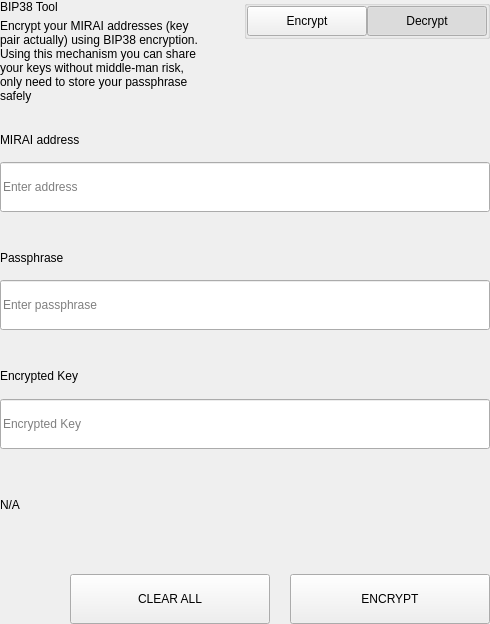
<?xml version="1.0" encoding="UTF-8"?>
<ui version="4.0">
 <class>SettingsBitToolWidget</class>
 <widget class="QWidget" name="SettingsBitToolWidget">
  <property name="geometry">
   <rect>
    <x>0</x>
    <y>0</y>
    <width>490</width>
    <height>624</height>
   </rect>
  </property>
  <property name="windowTitle">
   <string>Form</string>
  </property>
  <layout class="QVBoxLayout" name="verticalLayout">
   <property name="spacing">
    <number>0</number>
   </property>
   <property name="leftMargin">
    <number>0</number>
   </property>
   <property name="topMargin">
    <number>0</number>
   </property>
   <property name="rightMargin">
    <number>0</number>
   </property>
   <property name="bottomMargin">
    <number>0</number>
   </property>
   <item>
    <widget class="QWidget" name="left" native="true">
     <layout class="QVBoxLayout" name="verticalLayout_3">
      <property name="leftMargin">
       <number>0</number>
      </property>
      <property name="topMargin">
       <number>0</number>
      </property>
      <property name="rightMargin">
       <number>0</number>
      </property>
      <property name="bottomMargin">
       <number>0</number>
      </property>
      <item>
       <layout class="QVBoxLayout" name="verticalLayout_2">
        <property name="spacing">
         <number>0</number>
        </property>
        <item>
         <layout class="QHBoxLayout" name="horizontalLayout_3" stretch="3,1">
          <property name="spacing">
           <number>40</number>
          </property>
          <item>
           <layout class="QVBoxLayout" name="verticalLayoutTitle">
            <property name="spacing">
             <number>5</number>
            </property>
            <item>
             <widget class="QLabel" name="labelTitle">
              <property name="text">
               <string>BIP38 Tool</string>
              </property>
             </widget>
            </item>
            <item>
             <widget class="QLabel" name="labelSubtitle1">
              <property name="text">
               <string>Encrypt your MIRAI addresses (key pair actually) using BIP38 encryption.
Using this mechanism you can share your keys without middle-man risk, only need to store your passphrase safely</string>
              </property>
              <property name="wordWrap">
               <bool>true</bool>
              </property>
             </widget>
            </item>
           </layout>
          </item>
          <item alignment="Qt::AlignTop">
           <widget class="QGroupBox" name="groupBox">
            <property name="title">
             <string/>
            </property>
            <property name="alignment">
             <set>Qt::AlignLeading|Qt::AlignLeft|Qt::AlignTop</set>
            </property>
            <layout class="QHBoxLayout" name="horizontalLayout_4">
             <property name="spacing">
              <number>0</number>
             </property>
             <property name="leftMargin">
              <number>0</number>
             </property>
             <property name="topMargin">
              <number>0</number>
             </property>
             <property name="rightMargin">
              <number>0</number>
             </property>
             <property name="bottomMargin">
              <number>0</number>
             </property>
             <item>
              <spacer name="horizontalSpacer">
               <property name="orientation">
                <enum>Qt::Horizontal</enum>
               </property>
               <property name="sizeHint" stdset="0">
                <size>
                 <width>40</width>
                 <height>20</height>
                </size>
               </property>
              </spacer>
             </item>
             <item>
              <widget class="QPushButton" name="pushLeft">
               <property name="minimumSize">
                <size>
                 <width>120</width>
                 <height>30</height>
                </size>
               </property>
               <property name="maximumSize">
                <size>
                 <width>120</width>
                 <height>30</height>
                </size>
               </property>
               <property name="focusPolicy">
                <enum>Qt::NoFocus</enum>
               </property>
               <property name="text">
                <string>Encrypt</string>
               </property>
               <property name="checkable">
                <bool>true</bool>
               </property>
               <property name="autoExclusive">
                <bool>true</bool>
               </property>
              </widget>
             </item>
             <item>
              <widget class="QPushButton" name="pushRight">
               <property name="minimumSize">
                <size>
                 <width>120</width>
                 <height>30</height>
                </size>
               </property>
               <property name="maximumSize">
                <size>
                 <width>120</width>
                 <height>30</height>
                </size>
               </property>
               <property name="focusPolicy">
                <enum>Qt::NoFocus</enum>
               </property>
               <property name="text">
                <string>Decrypt</string>
               </property>
               <property name="checkable">
                <bool>true</bool>
               </property>
               <property name="checked">
                <bool>true</bool>
               </property>
               <property name="autoExclusive">
                <bool>true</bool>
               </property>
              </widget>
             </item>
            </layout>
           </widget>
          </item>
         </layout>
        </item>
        <item>
         <widget class="QStackedWidget" name="stackedWidget">
          <property name="currentIndex">
           <number>1</number>
          </property>
          <widget class="QWidget" name="pageDecrypt">
           <layout class="QVBoxLayout" name="verticalLayout_5">
            <property name="spacing">
             <number>0</number>
            </property>
            <property name="leftMargin">
             <number>0</number>
            </property>
            <property name="topMargin">
             <number>0</number>
            </property>
            <property name="rightMargin">
             <number>0</number>
            </property>
            <property name="bottomMargin">
             <number>0</number>
            </property>
            <item>
             <widget class="QWidget" name="widget" native="true">
              <property name="minimumSize">
               <size>
                <width>0</width>
                <height>100</height>
               </size>
              </property>
              <layout class="QVBoxLayout" name="verticalLayout_4">
               <property name="spacing">
                <number>0</number>
               </property>
               <property name="leftMargin">
                <number>0</number>
               </property>
               <property name="topMargin">
                <number>0</number>
               </property>
               <property name="rightMargin">
                <number>0</number>
               </property>
               <property name="bottomMargin">
                <number>0</number>
               </property>
               <item>
                <spacer name="verticalSpacer_2">
                 <property name="orientation">
                  <enum>Qt::Vertical</enum>
                 </property>
                 <property name="sizeType">
                  <enum>QSizePolicy::Fixed</enum>
                 </property>
                 <property name="sizeHint" stdset="0">
                  <size>
                   <width>20</width>
                   <height>20</height>
                  </size>
                 </property>
                </spacer>
               </item>
               <item>
                <layout class="QHBoxLayout" name="horizontalLayout_6" stretch="2">
                 <property name="spacing">
                  <number>0</number>
                 </property>
                 <item>
                  <layout class="QVBoxLayout" name="verticalLayout_7">
                   <property name="spacing">
                    <number>9</number>
                   </property>
                   <item>
                    <widget class="QLabel" name="labelSubtitleKey">
                     <property name="minimumSize">
                      <size>
                       <width>0</width>
                       <height>20</height>
                      </size>
                     </property>
                     <property name="maximumSize">
                      <size>
                       <width>16777215</width>
                       <height>20</height>
                      </size>
                     </property>
                     <property name="text">
                      <string>Encrypted key</string>
                     </property>
                    </widget>
                   </item>
                   <item>
                    <widget class="QLineEdit" name="lineEditKey">
                     <property name="minimumSize">
                      <size>
                       <width>0</width>
                       <height>50</height>
                      </size>
                     </property>
                     <property name="maximumSize">
                      <size>
                       <width>16777215</width>
                       <height>50</height>
                      </size>
                     </property>
                     <property name="placeholderText">
                      <string>Enter a encrypted key</string>
                     </property>
                    </widget>
                   </item>
                  </layout>
                 </item>
                </layout>
               </item>
               <item>
                <spacer name="verticalSpacer_3">
                 <property name="orientation">
                  <enum>Qt::Vertical</enum>
                 </property>
                 <property name="sizeType">
                  <enum>QSizePolicy::Fixed</enum>
                 </property>
                 <property name="sizeHint" stdset="0">
                  <size>
                   <width>20</width>
                   <height>20</height>
                  </size>
                 </property>
                </spacer>
               </item>
               <item>
                <layout class="QVBoxLayout" name="verticalLayout_9">
                 <property name="spacing">
                  <number>9</number>
                 </property>
                 <item>
                  <widget class="QLabel" name="labelSubtitlePassphrase">
                   <property name="maximumSize">
                    <size>
                     <width>16777215</width>
                     <height>20</height>
                    </size>
                   </property>
                   <property name="text">
                    <string>Passphrase</string>
                   </property>
                  </widget>
                 </item>
                 <item>
                  <widget class="QLineEdit" name="lineEditPassphrase">
                   <property name="minimumSize">
                    <size>
                     <width>0</width>
                     <height>50</height>
                    </size>
                   </property>
                   <property name="maximumSize">
                    <size>
                     <width>16777215</width>
                     <height>50</height>
                    </size>
                   </property>
                   <property name="placeholderText">
                    <string>Enter a passphrase</string>
                   </property>
                  </widget>
                 </item>
                </layout>
               </item>
               <item>
                <spacer name="verticalSpacer_4">
                 <property name="orientation">
                  <enum>Qt::Vertical</enum>
                 </property>
                 <property name="sizeType">
                  <enum>QSizePolicy::Fixed</enum>
                 </property>
                 <property name="sizeHint" stdset="0">
                  <size>
                   <width>20</width>
                   <height>20</height>
                  </size>
                 </property>
                </spacer>
               </item>
               <item>
                <widget class="QWidget" name="widget_3" native="true">
                 <property name="sizePolicy">
                  <sizepolicy hsizetype="Preferred" vsizetype="Fixed">
                   <horstretch>0</horstretch>
                   <verstretch>0</verstretch>
                  </sizepolicy>
                 </property>
                 <layout class="QVBoxLayout" name="verticalLayout_10">
                  <property name="spacing">
                   <number>9</number>
                  </property>
                  <property name="leftMargin">
                   <number>0</number>
                  </property>
                  <property name="topMargin">
                   <number>0</number>
                  </property>
                  <property name="rightMargin">
                   <number>0</number>
                  </property>
                  <property name="bottomMargin">
                   <number>0</number>
                  </property>
                  <item>
                   <widget class="QLabel" name="labelSubtitleDecryptResult">
                    <property name="minimumSize">
                     <size>
                      <width>0</width>
                      <height>20</height>
                     </size>
                    </property>
                    <property name="maximumSize">
                     <size>
                      <width>16777215</width>
                      <height>20</height>
                     </size>
                    </property>
                    <property name="text">
                     <string>Decrypted address result</string>
                    </property>
                   </widget>
                  </item>
                  <item>
                   <widget class="QWidget" name="widget_4" native="true">
                    <layout class="QHBoxLayout" name="horizontalLayout" stretch="6,0,1">
                     <property name="spacing">
                      <number>0</number>
                     </property>
                     <property name="leftMargin">
                      <number>0</number>
                     </property>
                     <property name="topMargin">
                      <number>0</number>
                     </property>
                     <property name="rightMargin">
                      <number>0</number>
                     </property>
                     <property name="bottomMargin">
                      <number>0</number>
                     </property>
                     <item alignment="Qt::AlignVCenter">
                      <widget class="QLineEdit" name="lineEditDecryptResult">
                       <property name="minimumSize">
                        <size>
                         <width>0</width>
                         <height>50</height>
                        </size>
                       </property>
                       <property name="maximumSize">
                        <size>
                         <width>16777215</width>
                         <height>50</height>
                        </size>
                       </property>
                       <property name="placeholderText">
                        <string>Decrypted Address</string>
                       </property>
                      </widget>
                     </item>
                     <item>
                      <spacer name="horizontalSpacer_4">
                       <property name="orientation">
                        <enum>Qt::Horizontal</enum>
                       </property>
                       <property name="sizeType">
                        <enum>QSizePolicy::Fixed</enum>
                       </property>
                       <property name="sizeHint" stdset="0">
                        <size>
                         <width>20</width>
                         <height>50</height>
                        </size>
                       </property>
                      </spacer>
                     </item>
                     <item>
                      <widget class="QPushButton" name="pushButtonImport">
                       <property name="minimumSize">
                        <size>
                         <width>140</width>
                         <height>40</height>
                        </size>
                       </property>
                       <property name="text">
                        <string>Import Address</string>
                       </property>
                      </widget>
                     </item>
                    </layout>
                   </widget>
                  </item>
                 </layout>
                </widget>
               </item>
               <item>
                <widget class="QLabel" name="statusLabel_DEC">
                 <property name="maximumSize">
                  <size>
                   <width>16777215</width>
                   <height>40</height>
                  </size>
                 </property>
                 <property name="text">
                  <string/>
                 </property>
                </widget>
               </item>
               <item>
                <spacer name="verticalSpacer">
                 <property name="orientation">
                  <enum>Qt::Vertical</enum>
                 </property>
                 <property name="sizeType">
                  <enum>QSizePolicy::Preferred</enum>
                 </property>
                 <property name="sizeHint" stdset="0">
                  <size>
                   <width>20</width>
                   <height>20</height>
                  </size>
                 </property>
                </spacer>
               </item>
               <item>
                <layout class="QHBoxLayout" name="horizontalLayout_7">
                 <property name="spacing">
                  <number>0</number>
                 </property>
                 <item>
                  <spacer name="horizontalSpacer_5">
                   <property name="orientation">
                    <enum>Qt::Horizontal</enum>
                   </property>
                   <property name="sizeType">
                    <enum>QSizePolicy::Expanding</enum>
                   </property>
                   <property name="sizeHint" stdset="0">
                    <size>
                     <width>40</width>
                     <height>20</height>
                    </size>
                   </property>
                  </spacer>
                 </item>
                 <item>
                  <widget class="QPushButton" name="pushButtonDecryptClear">
                   <property name="minimumSize">
                    <size>
                     <width>200</width>
                     <height>50</height>
                    </size>
                   </property>
                   <property name="maximumSize">
                    <size>
                     <width>200</width>
                     <height>50</height>
                    </size>
                   </property>
                   <property name="text">
                    <string>CLEAR</string>
                   </property>
                  </widget>
                 </item>
                 <item>
                  <spacer name="horizontalSpacer_3">
                   <property name="orientation">
                    <enum>Qt::Horizontal</enum>
                   </property>
                   <property name="sizeType">
                    <enum>QSizePolicy::Fixed</enum>
                   </property>
                   <property name="sizeHint" stdset="0">
                    <size>
                     <width>20</width>
                     <height>20</height>
                    </size>
                   </property>
                  </spacer>
                 </item>
                 <item>
                  <widget class="QPushButton" name="pushButtonDecrypt">
                   <property name="minimumSize">
                    <size>
                     <width>200</width>
                     <height>50</height>
                    </size>
                   </property>
                   <property name="maximumSize">
                    <size>
                     <width>200</width>
                     <height>50</height>
                    </size>
                   </property>
                   <property name="text">
                    <string>DECRYPT KEY</string>
                   </property>
                  </widget>
                 </item>
                </layout>
               </item>
              </layout>
             </widget>
            </item>
           </layout>
          </widget>
          <widget class="QWidget" name="pageEncrypt">
           <layout class="QVBoxLayout" name="verticalLayout_11">
            <property name="spacing">
             <number>0</number>
            </property>
            <property name="leftMargin">
             <number>0</number>
            </property>
            <property name="topMargin">
             <number>0</number>
            </property>
            <property name="rightMargin">
             <number>0</number>
            </property>
            <property name="bottomMargin">
             <number>0</number>
            </property>
            <item>
             <spacer name="verticalSpacer_8">
              <property name="orientation">
               <enum>Qt::Vertical</enum>
              </property>
              <property name="sizeType">
               <enum>QSizePolicy::Fixed</enum>
              </property>
              <property name="sizeHint" stdset="0">
               <size>
                <width>20</width>
                <height>20</height>
               </size>
              </property>
             </spacer>
            </item>
            <item>
             <widget class="QWidget" name="containerAddressEnc" native="true">
              <layout class="QVBoxLayout" name="containerAddressEncLayout">
               <property name="spacing">
                <number>5</number>
               </property>
               <property name="leftMargin">
                <number>0</number>
               </property>
               <property name="topMargin">
                <number>0</number>
               </property>
               <property name="rightMargin">
                <number>0</number>
               </property>
               <property name="bottomMargin">
                <number>0</number>
               </property>
               <item>
                <widget class="QLabel" name="labelSubtitleAddress">
                 <property name="minimumSize">
                  <size>
                   <width>0</width>
                   <height>20</height>
                  </size>
                 </property>
                 <property name="maximumSize">
                  <size>
                   <width>16777215</width>
                   <height>20</height>
                  </size>
                 </property>
                 <property name="text">
                  <string>MIRAI address</string>
                 </property>
                </widget>
               </item>
               <item>
                <widget class="QLineEdit" name="addressIn_ENC">
                 <property name="minimumSize">
                  <size>
                   <width>0</width>
                   <height>50</height>
                  </size>
                 </property>
                 <property name="placeholderText">
                  <string>Enter address</string>
                 </property>
                </widget>
               </item>
              </layout>
             </widget>
            </item>
            <item>
             <spacer name="verticalSpacer_6">
              <property name="orientation">
               <enum>Qt::Vertical</enum>
              </property>
              <property name="sizeType">
               <enum>QSizePolicy::Fixed</enum>
              </property>
              <property name="sizeHint" stdset="0">
               <size>
                <width>20</width>
                <height>20</height>
               </size>
              </property>
             </spacer>
            </item>
            <item>
             <widget class="QWidget" name="containerAddress" native="true">
              <layout class="QHBoxLayout" name="horizontalLayout_9" stretch="2">
               <property name="spacing">
                <number>0</number>
               </property>
               <property name="leftMargin">
                <number>0</number>
               </property>
               <property name="topMargin">
                <number>0</number>
               </property>
               <property name="rightMargin">
                <number>0</number>
               </property>
               <property name="bottomMargin">
                <number>0</number>
               </property>
               <item>
                <layout class="QVBoxLayout" name="verticalLayout_8">
                 <property name="spacing">
                  <number>5</number>
                 </property>
                 <item>
                  <widget class="QLabel" name="labelSubtitleMessage">
                   <property name="minimumSize">
                    <size>
                     <width>0</width>
                     <height>20</height>
                    </size>
                   </property>
                   <property name="maximumSize">
                    <size>
                     <width>16777215</width>
                     <height>20</height>
                    </size>
                   </property>
                   <property name="text">
                    <string>Passphrase</string>
                   </property>
                  </widget>
                 </item>
                 <item>
                  <widget class="QLineEdit" name="passphraseIn_ENC">
                   <property name="minimumSize">
                    <size>
                     <width>0</width>
                     <height>50</height>
                    </size>
                   </property>
                   <property name="maximumSize">
                    <size>
                     <width>16777215</width>
                     <height>50</height>
                    </size>
                   </property>
                   <property name="placeholderText">
                    <string>Enter passphrase</string>
                   </property>
                  </widget>
                 </item>
                </layout>
               </item>
              </layout>
             </widget>
            </item>
            <item>
             <spacer name="verticalSpacer_7">
              <property name="orientation">
               <enum>Qt::Vertical</enum>
              </property>
              <property name="sizeType">
               <enum>QSizePolicy::Fixed</enum>
              </property>
              <property name="sizeHint" stdset="0">
               <size>
                <width>20</width>
                <height>20</height>
               </size>
              </property>
             </spacer>
            </item>
            <item>
             <widget class="QWidget" name="widget_2" native="true">
              <property name="minimumSize">
               <size>
                <width>0</width>
                <height>75</height>
               </size>
              </property>
              <property name="maximumSize">
               <size>
                <width>16777215</width>
                <height>16777215</height>
               </size>
              </property>
              <layout class="QVBoxLayout" name="verticalLayout_6">
               <property name="leftMargin">
                <number>0</number>
               </property>
               <property name="topMargin">
                <number>0</number>
               </property>
               <property name="rightMargin">
                <number>0</number>
               </property>
               <property name="bottomMargin">
                <number>0</number>
               </property>
               <item>
                <widget class="QLabel" name="labelSubtitleEncryptedKey">
                 <property name="minimumSize">
                  <size>
                   <width>0</width>
                   <height>20</height>
                  </size>
                 </property>
                 <property name="maximumSize">
                  <size>
                   <width>16777215</width>
                   <height>20</height>
                  </size>
                 </property>
                 <property name="text">
                  <string>Encrypted Key</string>
                 </property>
                </widget>
               </item>
               <item>
                <widget class="QLineEdit" name="encryptedKeyOut_ENC">
                 <property name="minimumSize">
                  <size>
                   <width>0</width>
                   <height>50</height>
                  </size>
                 </property>
                 <property name="placeholderText">
                  <string>Encrypted Key</string>
                 </property>
                </widget>
               </item>
              </layout>
             </widget>
            </item>
            <item>
             <widget class="QLabel" name="statusLabel_ENC">
              <property name="text">
               <string notr="true">N/A</string>
              </property>
             </widget>
            </item>
            <item>
             <spacer name="verticalSpacer_5">
              <property name="orientation">
               <enum>Qt::Vertical</enum>
              </property>
              <property name="sizeType">
               <enum>QSizePolicy::Fixed</enum>
              </property>
              <property name="sizeHint" stdset="0">
               <size>
                <width>20</width>
                <height>20</height>
               </size>
              </property>
             </spacer>
            </item>
            <item>
             <layout class="QHBoxLayout" name="horizontalLayout_8">
              <property name="spacing">
               <number>0</number>
              </property>
              <item>
               <spacer name="horizontalSpacer_6">
                <property name="orientation">
                 <enum>Qt::Horizontal</enum>
                </property>
                <property name="sizeType">
                 <enum>QSizePolicy::Expanding</enum>
                </property>
                <property name="sizeHint" stdset="0">
                 <size>
                  <width>40</width>
                  <height>20</height>
                 </size>
                </property>
               </spacer>
              </item>
              <item>
               <widget class="QPushButton" name="pushButtonClear">
                <property name="minimumSize">
                 <size>
                  <width>200</width>
                  <height>50</height>
                 </size>
                </property>
                <property name="focusPolicy">
                 <enum>Qt::NoFocus</enum>
                </property>
                <property name="text">
                 <string>CLEAR ALL</string>
                </property>
               </widget>
              </item>
              <item>
               <spacer name="horizontalSpacer_2">
                <property name="orientation">
                 <enum>Qt::Horizontal</enum>
                </property>
                <property name="sizeType">
                 <enum>QSizePolicy::Fixed</enum>
                </property>
                <property name="sizeHint" stdset="0">
                 <size>
                  <width>20</width>
                  <height>20</height>
                 </size>
                </property>
               </spacer>
              </item>
              <item>
               <widget class="QPushButton" name="pushButtonEncrypt">
                <property name="minimumSize">
                 <size>
                  <width>200</width>
                  <height>50</height>
                 </size>
                </property>
                <property name="maximumSize">
                 <size>
                  <width>200</width>
                  <height>50</height>
                 </size>
                </property>
                <property name="focusPolicy">
                 <enum>Qt::NoFocus</enum>
                </property>
                <property name="text">
                 <string>ENCRYPT</string>
                </property>
               </widget>
              </item>
             </layout>
            </item>
           </layout>
          </widget>
         </widget>
        </item>
       </layout>
      </item>
     </layout>
    </widget>
   </item>
  </layout>
 </widget>
 <resources/>
 <connections/>
</ui>
